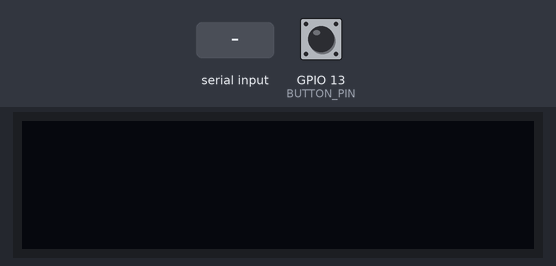
A sketch run on a simulated ESP32. Shown: 128×32 one-colour display. The test bench sets the inputs (shaded band); at power-on: GPIO 13 (BUTTON_PIN) HIGH. Nothing arrives over Bluetooth unless stated.

Above: at 1.2 s.
1.3 s: "1\n" received over the second serial link
At 2.3 s:
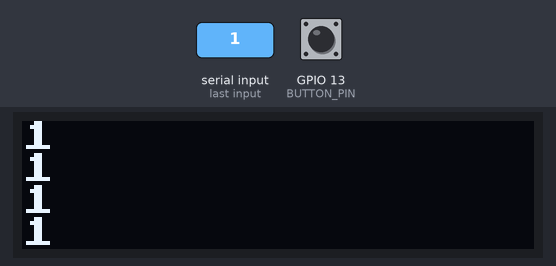
2.8 s: "0\n" received over the second serial link
At 3.4 s:
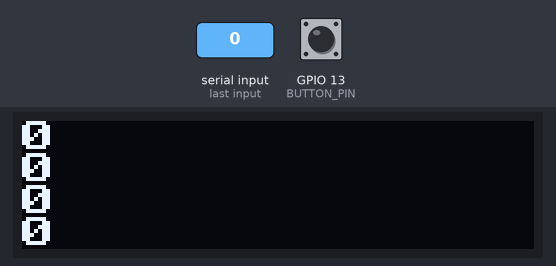
Timing chart, 0 to 5.8 s (numbered marks = the images above; inputs shaded):
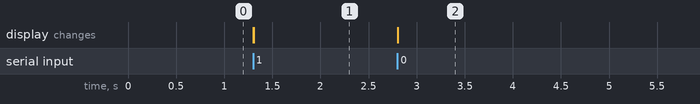

The sketch:

ChallengeWeatherWatch.ino
```cpp
//specify pin for button
const int BUTTON_PIN = 13;

//store current and last button state
int last_button_state = HIGH;
int button_state;

//variable to store the last press for button debouncing
unsigned long lastPress = 0;

//specify the time where no button push is registered
const unsigned long debounceTime = 500;


void setup() {

  // put your setup code here, to run once:
  setupCommunication();
  setupDisplay();

  //define pin mode for button
  pinMode(BUTTON_PIN, INPUT_PULLUP);
}

void loop() {

  //check if button has been pressed
  detectButton();

  //receive message and print it out if the string is not empty using the Csv function
  String message = receiveMessage();
  if (message != ""){


      //Serial.println(message);
      writeDisplayCSV(message, 3);
  }


}

void detectButton() {

  unsigned long current_time = millis();

  //get current state of Button
  button_state = digitalRead(BUTTON_PIN);

  //check if last state was high and current state is low tht means button has been pressed
  //prevent button debouncing
  if (button_state == LOW && last_button_state == HIGH && current_time - lastPress >= debounceTime) {

    //store time of button press and send "pressed" to the python script indicating the button has been pressed
    lastPress = current_time;
    sendMessage("pressed");

    //reset Display to have no remaining characters left that were not overwritten
    writeDisplay("",0,true);
  }else{
    //button has not been pressed
    sendMessage("notpressed");
  }

  //store last button state
  last_button_state = button_state;
}
```

Communication.ino
```cpp
/*
 * Precompiler directive elegance: 0 == Serial, 1 == Bluetooth
 */
#define USE_BT 1

/*
 * This block allows us to use "Ser" throughout our codebase.
 * This makes the code to be protocol-agnostic.
 * Whether using Bluetooth or USB Serial, we will reference it as Ser.
 */
#if USE_BT
  #include "BluetoothSerial.h"
  BluetoothSerial BTSerial;     // instantiate a BT object
  #define Ser BTSerial          // substitute Ser for SerialBT
#else
  #define Ser Serial            // substitute Ser for Serial
#endif

/*
 * Initialize the communication protocol (either HW Serial or BT)
 */
void setupCommunication() {
  #if USE_BT
    Ser.begin("ECE16_Freddy"); // any unique name for BT
  #else
    Ser.begin(115200);
  #endif
}

/*
 * Receive a message one character at a time, stopping at a newline ('\n')
 */
String receiveMessage() {
  String message = "";
  if (Ser.available() > 0) {
    while (true) {
      char c = Ser.read();
      if (c != char(-1)) {
        if (c == '\n')
          break;
        message += c;
      }
    }
  }
  return message;
}

/*
 * Send a message over the communication protocol
 */
void sendMessage(String message) {
  Ser.println(message);
}
```

Display.ino
```cpp
// OLED Library includes
#include "U8x8lib.h" // include the fast graphics library
#include "Wire.h"    // include the I2C library

/*
 * Instantiate the display object "oled" and reset it using the
 * predefined argument "U8X8_PIN_NONE"
 * NOTE: if you have trouble with this constructor call, your OS
 * might require that you specify the I2C pins (22 and 23) as
 * arguments. If that is the case, you would change the call to this:
 * U8X8_SSD1306_128X32_UNIVISION_HW_I2C oled(U8X8_PIN_NONE, 22, 23);
 */
U8X8_SSD1306_128X32_UNIVISION_HW_I2C oled(U8X8_PIN_NONE);

// Clear the display no more than once per second
const int MAX_REFRESH = 1000;
unsigned long lastClear = 0;

void setupDisplay() {
    oled.begin(); // Initializes u8x8 object
    oled.setPowerSave(0); // Makes sure OLED doesn't go to sleep
    oled.setFont(u8x8_font_amstrad_cpc_extended_r); // Set the font
    oled.setCursor(0, 0); //Sets the cursor at the top left corner
}

/*
 * A function to write a message on the OLED display.
 * The "row" argument specifies which row to print on: [0,1,2,3].
 * The "erase" argument specifies if the display should be cleared.
 */
void writeDisplay(const char * message, int row, bool erase) {
    unsigned long now = millis();
    //if erase is true and it's been longer than MAX_REFRESH (1s)
    if(erase && (millis() - lastClear >= MAX_REFRESH)) {
        oled.clearDisplay();
        lastClear = now;
    }
    oled.setCursor(0, row);
    oled.print(message);
}

/*
 * A function to write a CSV message on multiple lines on the OLED.
 * The "commaCount" argument says how many commas are in the String.
 * NOTE: The OLED can only display 4 lines (a maximum of 3 commas).
 */
void writeDisplayCSV(String message, int commaCount) {
     int startIndex = 0;
     for(int i=0; i<=commaCount; i++) {
          // find the index of the comma and store it in startIndex
          int index = message.indexOf(',', startIndex);

          // take everything in the string up until the comma
          String subMessage = message.substring(startIndex, index);

          startIndex = index + 1; // skip over the comma

          // Write the substring onto the OLED!
          writeDisplay(subMessage.c_str(), i, false);
     }
}
```

Measured:
- after the input at 1.3 s, the display: first changes at once (image 1 shows a later state)
- after the input at 2.8 s, the display: first changes at once (image 2 shows a later state)
